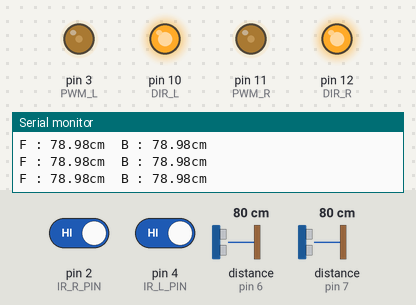
A sketch run on a simulated Arduino Uno, built with avr-gcc and run on an emulated ATmega328P. On the bench: output pins drawn as LEDs (lit = HIGH), the last lines printed to the serial monitor. Wiring (inferred from the names in the program): 2 × ultrasonic range finder: trigger pin 5, echo pin 6 / trigger pin 8, echo pin 7. Dashed ring = blinking. The test bench sets the inputs (shaded band); at power-on: pin 2 (IR_R_PIN) HIGH, distance to the obstacle (sensors on pin 6, pin 7) 80 cm, pin 4 (IR_L_PIN) HIGH. The echo pulse lasts 58.3 µs per cm; pins used as bus, display or sensor lines are not drawn.

Above: at 1.2 s.
1.3 s: pin 2 (IR_R_PIN) driven LOW
At 1.51 s:
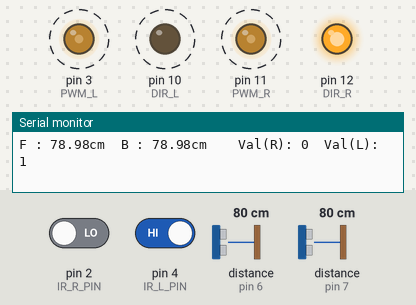
4.3 s: distance to the obstacle (sensor on pin 6) set to 45 cm
7.3 s: distance to the obstacle (sensor on pin 6) set to 36 cm
At 8.1 s:
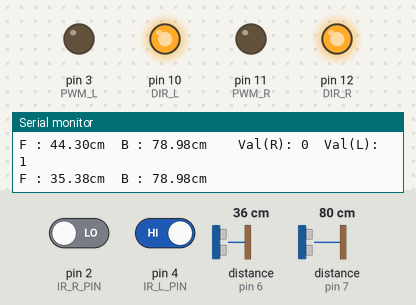
13.3 s: distance to the obstacle (sensor on pin 6) set to 250 cm
16.3 s: pin 4 (IR_L_PIN) driven LOW
At 16.53 s:
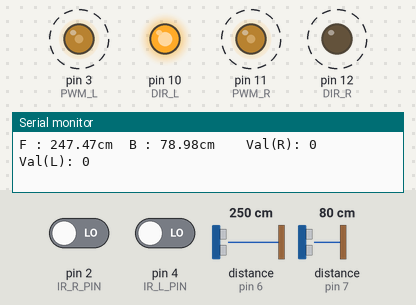
19.3 s: distance to the obstacle (sensor on pin 7) set to 250 cm
At 19.54 s:
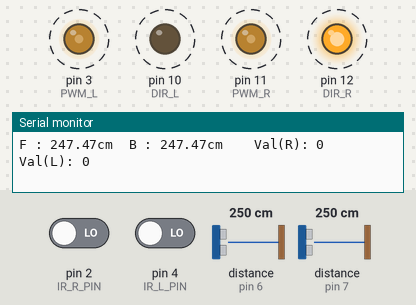
Timing chart, 0 to 23.3 s (numbered marks = the images above; inputs shaded):
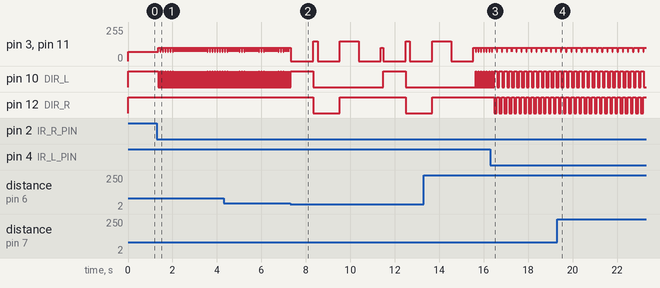

The sketch:

7_2_test.ino
```cpp
#include <Servo.h>

//IR센서
#define IR_R_PIN 2
#define IR_L_PIN 4

//좌우 제어
#define DIR_R 12  //방향
#define DIR_L 10
#define PWM_R 11   //속도
#define PWM_L 3

//앞뒤 거리
# define TRIG_F 5 //Front
# define ECHO_F 6 //Front
# define TRIG_B 8 //Back
# define ECHO_B 7 //Back

//서보 핀 번호
#define SERVO_F 2
#define SERVO_B 4

//전역 변수
float distance_f, distance_b;
int Speed = 150;


void setup() {
  //좌우 제어
  pinMode(DIR_R,OUTPUT);
  pinMode(DIR_L,OUTPUT);
  pinMode(PWM_R, OUTPUT);
  pinMode(PWM_L, INPUT);

  //앞뒤 거리
  pinMode(TRIG_F, OUTPUT);
  pinMode(ECHO_F, INPUT);
  pinMode(TRIG_B, OUTPUT);
  pinMode(ECHO_B, INPUT);
  //servo_f.attach(SERVO_F);
  //servo_b.attach(SERVO_B);

  // 핀번호 선언
  pinMode(IR_R_PIN, INPUT);
  pinMode(IR_L_PIN, INPUT);

  Serial.begin(9600);
}

void loop() {

  Serial.println();
  Forward(70);

}

float get_distance(int TRIG, int ECHO, bool mode)
{
  float duration, distance;
  digitalWrite(TRIG, HIGH);
  //delay(10);
  digitalWrite (TRIG, LOW);
  duration = pulseIn(ECHO, HIGH);
  distance = ((float)(340*duration)/10000) / 2;
  if (mode == 0)
    Serial.print("F : ");
  else
    Serial.print("B : ");
  Serial.print(distance);
  Serial.print("cm  ");
  return distance;
}

void turn_half(int val)
{
  // 반바퀴(뒤로돌기) 구현 왼쪽으로 돌기
  digitalWrite(DIR_R, HIGH);
  digitalWrite(DIR_L, LOW);
  analogWrite(PWM_R, val);
  analogWrite(PWM_L, val);
  delay(300);
}

void Forward(int val)
{
  int val_R = digitalRead(IR_R_PIN);
  int val_L = digitalRead(IR_L_PIN);

  digitalWrite(DIR_R,HIGH);
  digitalWrite(DIR_L,HIGH);
  analogWrite(PWM_R,val);
  analogWrite(PWM_L,val);
  distance_f = get_distance(TRIG_F, ECHO_F, 0);
  distance_b = get_distance(TRIG_B, ECHO_B, 1);
  //delay(100);

  if (distance_f<=40){
    Stop();
    delay(1000);
    BackWard(Speed);
    delay(200);


    Stop();
    delay(1000);
    turn_half(Speed);
    delay(550);
    Stop();
    delay(1000);
  }

  if(val_R==0 || val_L==0){
    line_danger(val_R, val_L, 100);
    //delay(50);
  }

  if(val_R==0 && val_L==0){
    Stop();

    BackWard(100);
    Stop();
  }
}

void BackWard(int val)
{
  digitalWrite(DIR_R,LOW);
  digitalWrite(DIR_L,LOW);
  analogWrite(PWM_R,val);
  analogWrite(PWM_L,val);
}

void Stop()
{
  analogWrite(PWM_R,0);
  analogWrite(PWM_L,0);
}

void line_danger(int R_val, int L_val, int val)
{
  Serial.print("\tVal(R): ");
  Serial.print(R_val);
  Serial.print("\tVal(L): ");
  Serial.print(L_val);

  if(R_val==0)
  {
    digitalWrite(DIR_R, HIGH);
    digitalWrite(DIR_L, LOW);
    analogWrite(PWM_R, val);
    analogWrite(PWM_L, val);
    delay(100);
  }
  if(L_val==0)
  {
    digitalWrite(DIR_R, LOW);
    digitalWrite(DIR_L, HIGH);
    analogWrite(PWM_R, val);
    analogWrite(PWM_L, val);
    delay(100);
  }
}
```

Measured:
- the behaviour switches between 41 and 40 cm on distance to the obstacle (sensor on pin 6) (found by bisection; images 1 and 2)
- after the input at 1.3 s, pin 3 (PWM_L), pin 11 (PWM_R): alternates 100/255 for 0.10 s and 70/255 for 0.01 s, starting after 0.05 s; pin 10 (DIR_L): alternates HIGH for 0.01 s and LOW for 0.10 s, starting after 0.05 s
- after the input at 7.3 s, pin 10 (DIR_L): HIGH → LOW after 1.0 s, → HIGH 3.2 s later, → LOW 1.0 s later; pin 12 (DIR_R): HIGH → LOW after 1.0 s, → HIGH 1.2 s later, → LOW 3.0 s later
- after the input at 16.3 s, pin 3 (PWM_L), pin 11 (PWM_R): alternates 100/255 for 0.20 s and 70/255 for 0.02 s, starting after 0.29 s; pin 12 (DIR_R): alternates HIGH for 0.12 s and LOW for 0.10 s, starting after 0.19 s
- after the input at 19.3 s, pin 3 (PWM_L), pin 11 (PWM_R): alternates 100/255 for 0.20 s and 70/255 for 0.03 s, starting after 0.17 s
